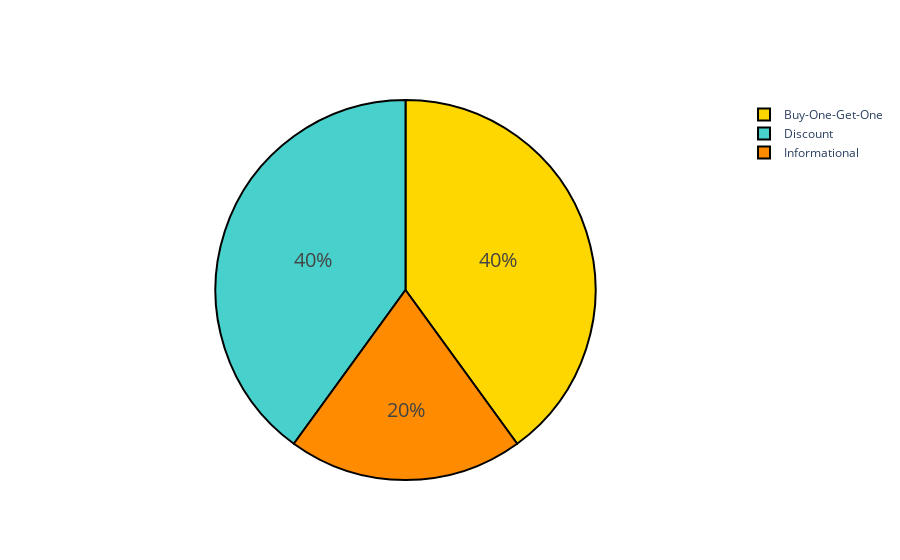

Notebook cell for this chart:
### Markdown cell above
#### How is the offer portfolio composed?

### Code cell
# plot offers per type
fig = go.Figure(data=[go.Pie(labels=offer_type_stats_labels, values=offer_type_stats.values)])
fig.update_traces(hoverinfo='label+value',
                  textinfo='percent',
                  textfont_size=20,
                  marker=dict(colors=colors, line=dict(color='#000000', width=2)))
fig.show()

### Figure 1 — Plotly figure (JSON) as saved in the notebook; plotly's stock layout.template omitted (floating-point values rounded to 4 significant figures)
{"data": [{"hoverinfo": "label+value", "labels": ["Buy-One-Get-One", "Discount", "Informational"], "marker": {"colors": ["gold", "mediumturquoise", "darkorange", "lightgreen"], "line": {"color": "#000000", "width": 2}}, "textfont": {"size": 20}, "textinfo": "percent", "type": "pie", "values": [4, 4, 2]}], "layout": {"autosize": true}}
